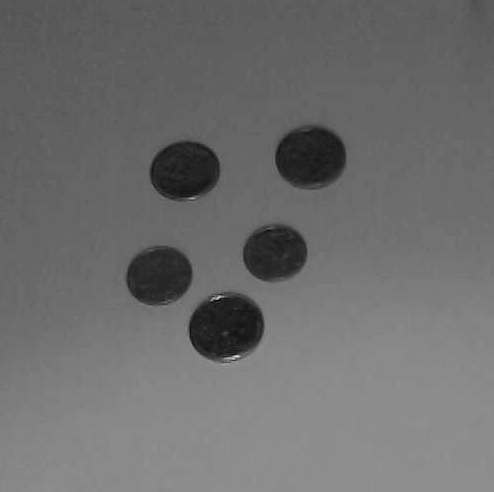
#> input picture d_omCollector/coins_image.png, 494 x 492 px, given in place of the camera
$ python video-coins.py   (older library calls are emulated)
#> lines starting #> are read from the running program, lines starting #| are printed output that depends on the picture; after the words box and inside, x2 and y2 are one past the last pixel; in counts of white or black regions, pixels touching at a corner belong together
#
# Created by towshif ali (tali) on 2/5/2019
#

import numpy as np
import cv2

def run_main():
    cap = cv2.VideoCapture(0)
    ## ignore explicits if not needed
    # cap.set(cv2.cv.CV_CAP_PROP_FRAME_WIDTH, 1280)
    # cap.set(cv2.cv.CV_CAP_PROP_FRAME_HEIGHT, 720)

    while(True):
        ret, frame = cap.read()
#> frame is the input picture: shape (492, 494, 3); min 1, max 232, mean 109.4
        roi = frame[0:500, 0:500]
        gray = cv2.cvtColor(roi, cv2.COLOR_BGR2GRAY)

        gray_blur = cv2.GaussianBlur(gray, (15, 15), 0)
        # gray_blur = cv2.blur(gray, (15, 15), 0)

        thresh = cv2.adaptiveThreshold(gray_blur, 255, cv2.ADAPTIVE_THRESH_GAUSSIAN_C,
                                       cv2.THRESH_BINARY_INV, 11, 1)
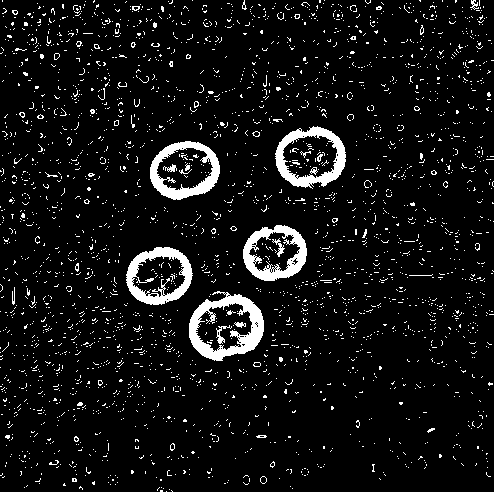
#> thresh: shape (492, 494); 7.1% white; 2786 white regions (2756 under 20 px), largest, box (x1, y1, x2, y2) and area: (189, 291, 264, 361) 2124, (275, 126, 346, 189) 1597, (126, 247, 193, 305) 1587

        kernel = np.ones((3, 3), np.uint8)
        closing = cv2.morphologyEx(thresh, cv2.MORPH_CLOSE,
        kernel, iterations=3 )
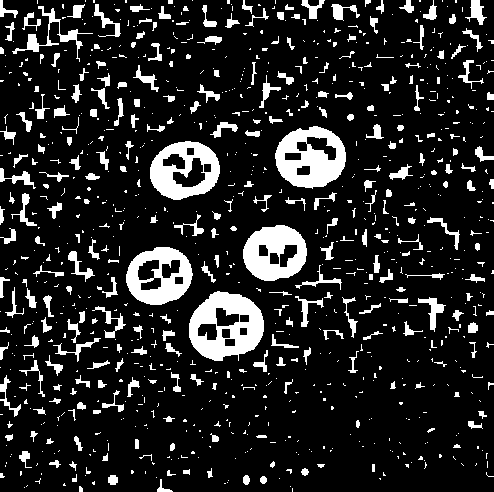
#> closing: shape (492, 494); 14.2% white; 928 white regions (646 under 20 px)

        cont_img = closing.copy()
        contours, hierarchy = cv2.findContours(cont_img, cv2.RETR_EXTERNAL,
                                               cv2.CHAIN_APPROX_SIMPLE)
#> contours = 928 contours, 736 with area under 20; largest, box (x1, y1, x2, y2) and area: (189, 291, 264, 361) 3850, (275, 126, 346, 189) 3320, (150, 141, 220, 200) 3092, (126, 247, 193, 305) 2911, (243, 225, 307, 281) 2718

        for cnt in contours:
            area = cv2.contourArea(cnt)
            if area < 2000 or area > 4000:
                continue

            if len(cnt) < 5:
                continue

            ellipse = cv2.fitEllipse(cnt)
            cv2.ellipse(roi, ellipse, (0,255,0), 2)
#> this loop made 928 passes
#> area on passes 11, 16, 17: 44.5, 34, 44
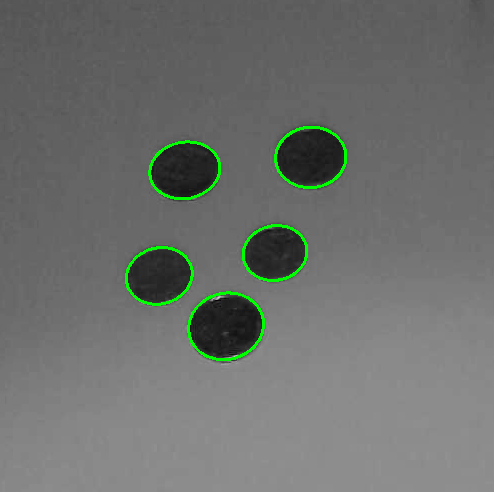
#> roi: shape (492, 494, 3); 1.23% of pixels changed, all inside (x1, y1, x2, y2) = (125, 126, 347, 361)

        cv2.imshow("Morphological Closing", closing)
        cv2.imshow("Adaptive Thresholding", thresh)
        cv2.imshow('Contours', roi)

        if cv2.waitKey(1) & 0xFF == ord('q'):
#> (key q is pressed here)
            break

    cap.release()
    cv2.destroyAllWindows()

if __name__ == "__main__":
    run_main()
